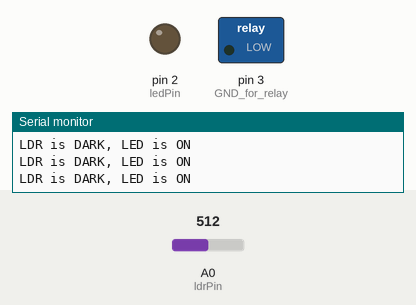
Simulated run of this sketch. Board: Arduino Uno, built with avr-gcc and run on an emulated ATmega328P. On the bench: switched loads named in the sketch (green lamp = pin HIGH), output pins drawn as LEDs (lit = HIGH), the last lines printed to the serial monitor. Inputs (shaded band) come from the test bench; at power-on: A0 (ldrPin) = 512. Pins used as bus, display or sensor lines are not drawn.

Above: at 1.2 s.
1.3 s: A0 (ldrPin) set to 985
4.3 s: A0 (ldrPin) set to 1012
At 4.8 s:
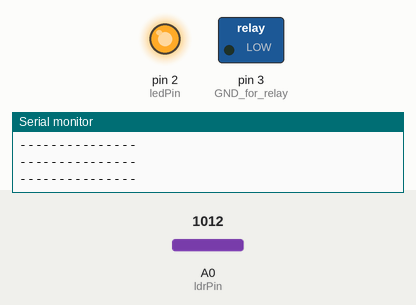
Timing chart, 0 to 7.3 s (numbered marks = the images above; inputs shaded):
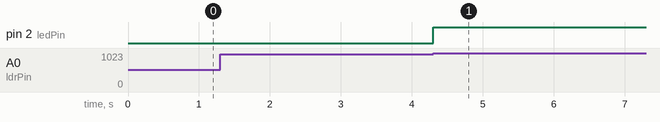

The sketch:

LDR__chiruspiron.ino
```cpp
////////////////code by chiranth///////////
const int ledPin = 2; //bulb

const int ldrPin = A0;  //trig output

void setup() {

Serial.begin(9600);

pinMode(ledPin, OUTPUT);

pinMode(ldrPin, INPUT);
pinMode(3,OUTPUT); //GND for relay
pinMode(8,OUTPUT); //5V supply for sensor

}

void loop() {
  digitalWrite(8,1); // powering relay
digitalWrite(3,0); // gnd
int ldrStatus = analogRead(ldrPin);  //reading values

if (ldrStatus <=1000) {  //1000 is my resistance , acc to my room light and area

digitalWrite(ledPin, LOW);

Serial.println("LDR is DARK, LED is ON");

}

else {

digitalWrite(ledPin, HIGH);

Serial.println("---------------");

}

}
```

Measured:
- the behaviour switches between 1000 and 1001 on A0 (ldrPin) (found by bisection; images 0 and 1)
- after the input at 4.3 s, pin 2 (ledPin): LOW → HIGH at once
